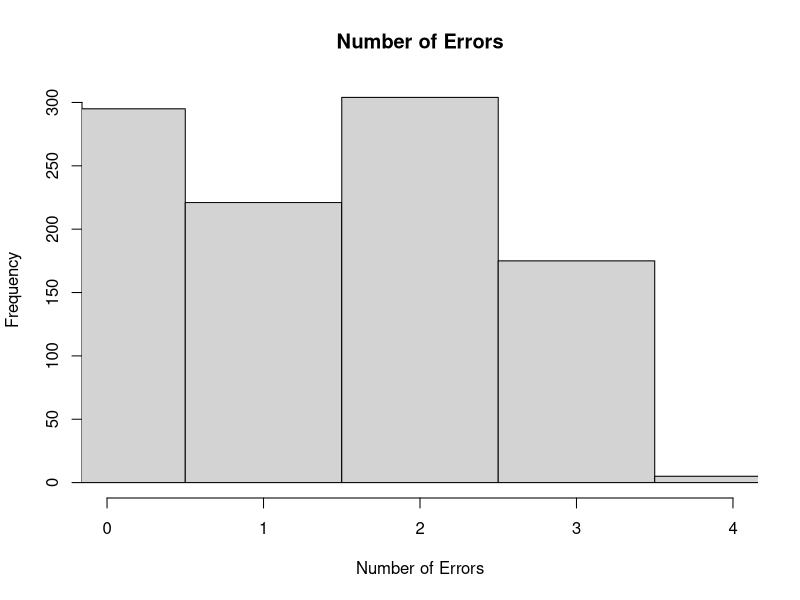
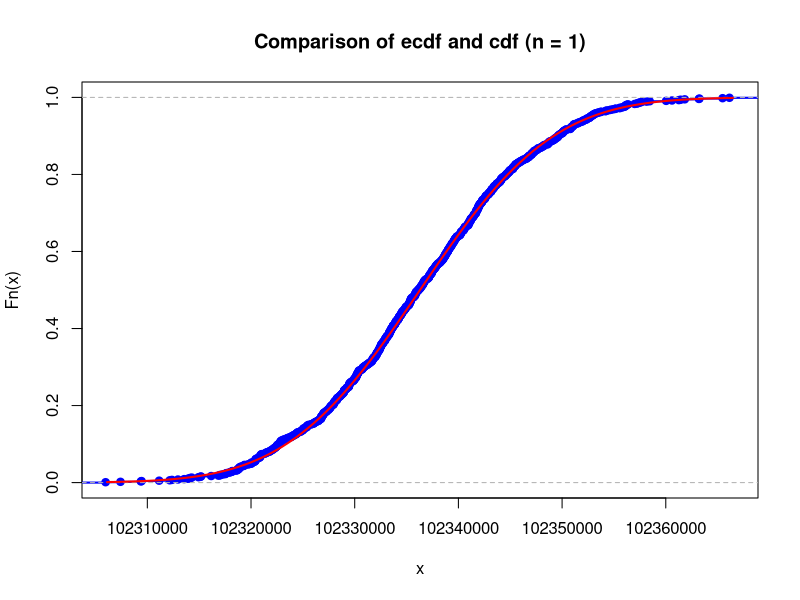
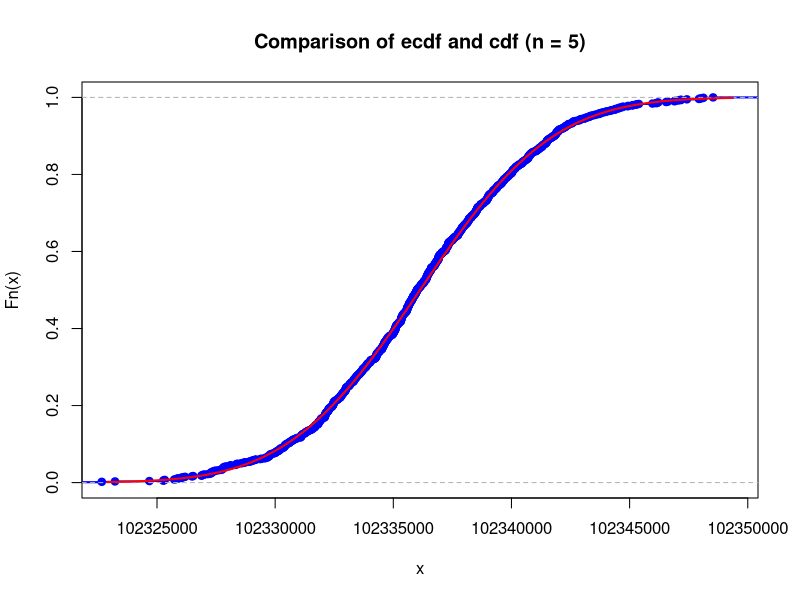
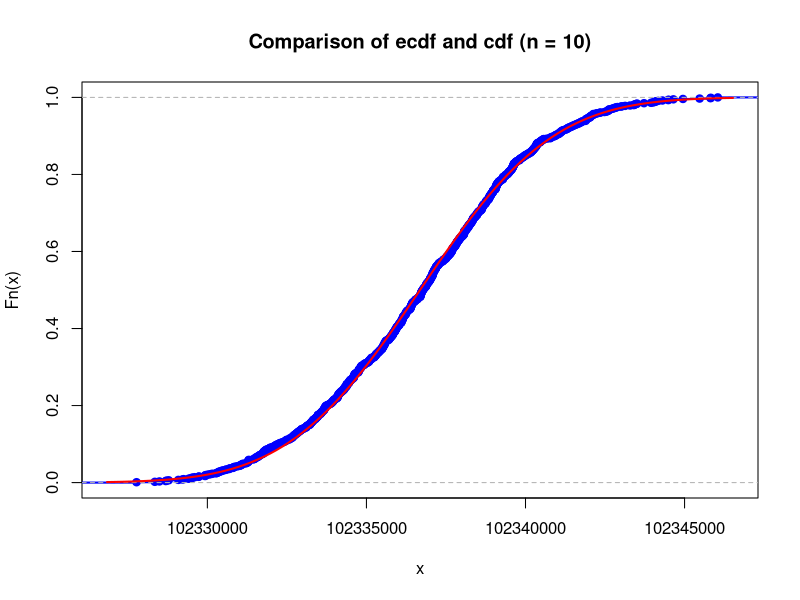
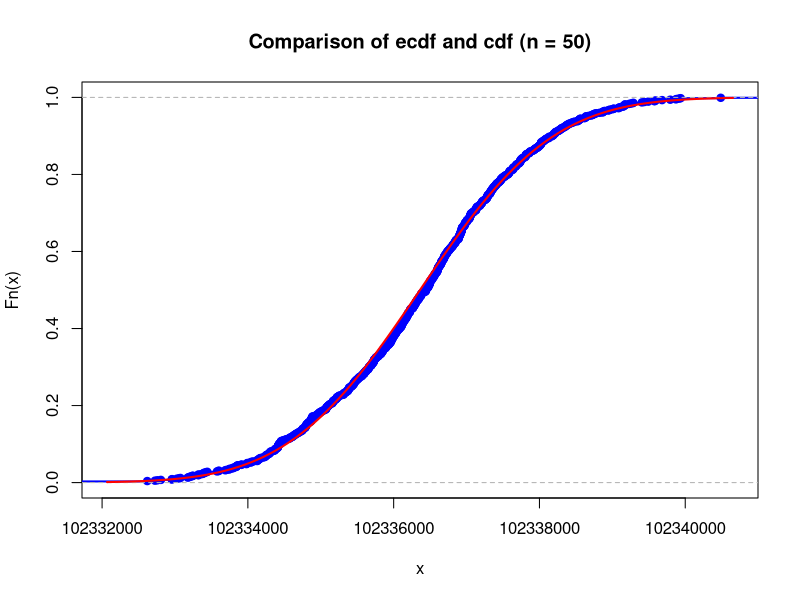
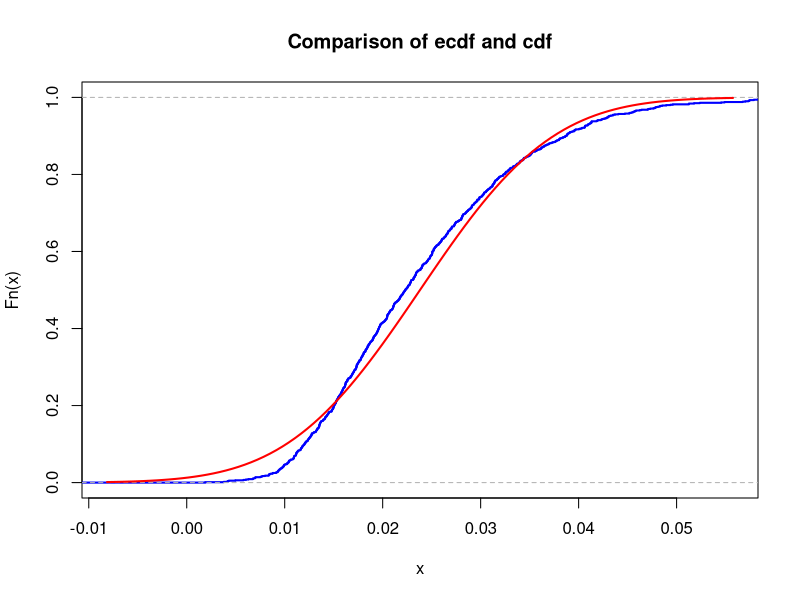

Generate these figures, in order, with R:
## ---- chunk 1
# Set the team ID to 32
id <- 32

# Set the random seed based on the team ID
set.seed(id)

# Define the probability p based on the team ID
p <- id / 100

# Define the generator matrix G
G <- matrix(c(1, 1, 1, 0, 0, 0, 0,
              1, 0, 0, 1, 1, 0, 0,
              0, 1, 0, 1, 0, 1, 0,
              1, 1, 0, 1, 0, 0, 1), nrow = 4, byrow = TRUE)

# Define the parity-check matrix H
H <- t(matrix(c(1, 0, 1, 0, 1, 0, 1,
              0, 1, 1, 0, 0, 1, 1,
              0, 0, 0, 1, 1, 1, 1), nrow = 3, byrow = TRUE))

# Print the matrices if needed
cat("Matrix G:\n")
print(G)
# G
cat("The matrix H is: \n") 
print(H)
cat("The product GH must be zero: \n")
result <- (G %*% H) %% 2
print(result)
## ---- chunk 2
# Function to generate N random 4-bit messages
# Args:
#   N: Number of messages to generate
# Returns:
#   A matrix where each row represents a 4-bit message
N <- 1000
message_generator <- function(N) {
  # Generate a matrix of random 0s and 1s to represent messages
  # Each message is a 4-bit binary sequence
  messages <- matrix(sample(c(0, 1), 4 * N, replace = TRUE), nrow = N)
  
  # Return the matrix of generated messages
  return(messages)
}

# Example usage:
# Generate 100 random 4-bit messages
messages <- message_generator(N)
# 'codewords' contains the 7-bit codewords resulting from encoding the 4-bit messages
# using the generator matrix G of the [7,4] Hamming code. These codewords are designed
# for reliable data transmission with error detection and correction capabilities.
# Each row of 'codewords' represents an encoded message ready for transmission.

codewords <- (messages %*% G) %% 2
## ---- chunk 3
# Set the probability of errors
p <- 0.32  # Replace with your desired error probability

# generate_errors is a function that generates random errors based on the given probability p. It iterates through each element of a matrix (in this case, the codewords matrix) and introduces errors with a probability p. A value of 1 represents an error, and 0 represents no error.
generate_errors <- function(matrix, p) {
 errors <- matrix(0, nrow(matrix), ncol(matrix))  # Initialize an errors matrix
 for (i in 1:nrow(matrix)) {
    for (j in 1:ncol(matrix)) {
      # Generate a random number and introduce an error with probability p
      if (runif(1) < p) {
        errors[i, j] <- 1  # 1 represents an error
      }
    }
  }
  return(errors)
}

# Generate errors based on the probability p
errors <- generate_errors(codewords, p)

# transmit_messages is a function that simulates the transmission of codewords by adding the generated errors. It takes the original codewords and the errors as input, applies the modulo-2 operation, and returns the received messages.

transmit_messages <- function(codewords, errors) {
  received <- (codewords + errors) %% 2
  return(received)
}

# Generate received messages by simulating transmission
received <- transmit_messages(codewords, errors)
## ---- chunk 4
decoded_messages <- matrix(0, nrow(received), 4)
# Iterate through each received message and calculate the syndrome vector
for (i in 1:nrow(received)) {
  # Extract the i-th received message
  received_message <- received[i, ]

  # Calculate the syndrome vector for the i-th received message
  syndrome <- (received_message %*% H) %% 2
  

  # Check if errors have occurred
  if (sum(syndrome) > 0) {
    # Error correction: Identify the position of the error
    error_position <- syndrome[1] + 2 * syndrome[2] + 4 * syndrome[3]

    # Correct the error
        received[i, error_position] <- 1 - received[i, error_position]
  }

  # Decode the received message
  decoded_message <- received[i,c(3,5,6,7)]
  decoded_messages[i, ] <- decoded_message
}
## ---- chunk 5
# Assuming 'messages_matrix' is your 100x4 matrix of messages, and 'decoded_matrix' is your 100x4 matrix of decoded messages

# Initialize a counter for the number of matching pairs
matching_pairs <- sum(apply(decoded_messages - messages, 1, sum) == 0)
probability_correct_decoding <- matching_pairs/N
check <-  (1 - p)^4 + p*(1-p)^3 # The 'check' variable is used to estimate the probability of correctly receiving
# a 4-bit message. It considers two scenarios:
# 1. (1 - p)^4: The probability that all four bits remain uncorrupted,
# indicating no errors in the 4-bit message.
# 2. p * (1 - p)^3: The probability that exactly one bit is corrupted (single error)
# while the other three bits remain uncorrupted.

cat("Number of matching pairs:", matching_pairs, "\n")
cat("Probability of correct decoding:", probability_correct_decoding, "\n")
cat("Probability of correct decoding p*", check, "\n")
## ---- chunk 6
z_score <- qnorm(0.975) # 95% confidence level

# Calculate the standard error
SE <- sqrt(probability_correct_decoding * (1 - probability_correct_decoding) / N)

# Calculate the margin of error
margin_of_error <- z_score * SE

# Calculate the confidence interval
confidence_interval <- c(probability_correct_decoding - margin_of_error, probability_correct_decoding + margin_of_error)

cat("Margin of error:", margin_of_error)
cat("95% Confidence Interval:", confidence_interval, "\n")

## ---- chunk 7
# Assuming 'probability_correct_decoding' is the estimated probability of correct decoding
epsilon <- 0.03 # Margin of error

# Calculate the minimum required sample size
min_sample_size <- ceiling((z_score^2 * probability_correct_decoding * (1 - probability_correct_decoding)) / epsilon^2)

cat("Minimum required sample size:", min_sample_size, "\n")

## ---- chunk 8
# Calculate the absolute differences between decoded messages and original messages
absolute_diff = abs(decoded_messages - messages)

# The 'absolute_diff' variable contains the absolute differences between each bit
# in the decoded messages and the corresponding bits in the original messages.
# This helps quantify the errors in each decoded message.

# Calculate the total number of errors in each decoded message
num_errors <- apply(absolute_diff, 1, sum)

# The 'num_errors' variable represents the total number of errors in each decoded message.
# It sums up the absolute differences, giving the count of errors in each message.

# Create a histogram to visualize the distribution of error counts
hist(num_errors, breaks = seq(-0.5, 4.5, by = 1), 
     main = "Number of Errors",
     xlab = "Number of Errors", 
     ylab = "Frequency",
     xlim = c(0, 4))

# This code generates a histogram that shows the distribution of the counts of errors
# in the decoded messages. The histogram helps analyze how frequently different
# numbers of errors occur in the decoding process, allowing an assessment of the
# error-correcting capability of the code.

## ---- chunk 9
set.seed(32)

# const
m <- 32 * 10^(-6)
T_years <- 30.1
molar_mass <- 136.9070895
seconds_per_year <- 31557600
avogadro_const <- 6 * 10^23

# calculate
lambda <- log(2, base=exp(1)) / (T_years * seconds_per_year)
N <- (m / molar_mass) * avogadro_const
mu_poisson <- N * lambda

## ---- chunk 10
set.seed(32)

K <- 1e3
# n <- 1
# n <- 5
# n <- 10
# n <- 50

for (n in c(1, 5, 10, 50)) {
  sampe_mean <- mean(rpois(n*K, lambda = mu_poisson))
  
  sample_means <- colMeans(matrix(rpois(n*K, lambda = mu_poisson), nrow=n)) # a vector with the mean values for each column (piece of material)
  
  # Identify μ and σ² for the normal distribution
  mean_norm <- mean(sample_means)
  sd_norm <- sd(sample_means)
  
  # Generate the normal distribution c.d.f.
  cdf_norm <- pnorm(n*K, mean_norm, sd_norm)
  
  # Compute the empirical cumulative distribution function (e.c.d.f.)
  ecdf_ <- ecdf(sample_means)
  
  # Calculate the maximal difference
  x_values <- seq(mean_norm - 3 * sd_norm, mean_norm + 3 * sd_norm, length.out = 1000)
  cdf_xval <- pnorm(x_values, mean = mean_norm, sd = sd_norm)
  ecdf_xval <- ecdf_(x_values)
  
  differences <- abs(cdf_xval - ecdf_xval)
  max_difference <- max(differences)
  mean_difference <- mean(differences)
  
  xlims <- c(mean_norm - 3 * sd_norm, mean_norm + 3 * sd_norm) # center the plot around the mean
  plot(ecdf_, 
       xlim = xlims,
       ylim = c(0,1),
       col = "blue",
       lwd = 2,
       main = sprintf("Comparison of ecdf and cdf (n = %d)", n))
  curve(pnorm(x, mean_norm, sd_norm), col = "red", lwd = 2, add = TRUE) # adds the CDF of a normal distribution N(mu, sigma)
  
  print("Max. difference:")
  print(max_difference)
  print("Mean difference:")
  print(mean_difference)
}

## ---- chunk 11
critical_value <- 8e8
max_n <- 50
K <- 1e3
max_n_below_critical_value <- 0
for (j in 1:max_n) {
    n <- j
    sum <- colSums(matrix(rpois(n * K, lambda = mu_poisson), nrow = n))
    emp_probability <- length(sum[sum < critical_value]) / K
    if (emp_probability > 0.95) {
      max_n_below_critical_value <- n
    }
}
print("Maximum n (before getting the critical value):")
print(max_n_below_critical_value)
## ---- chunk 12
set.seed(32)
team_number = 32
nu1 <- team_number + 10
K <- 1e3
n <- 5
sample_means <- colMeans(matrix(rexp(n*K, rate = nu1), nrow=n))
## ---- chunk 13
mu <- 1 / nu1
sigma <- 1 / (sqrt(n) * nu1)
## ---- chunk 14
xlims <- c(mu-3*sigma,mu+3*sigma)
Fs <- ecdf(sample_means)
plot(Fs, 
     xlim = xlims, 
     col = "blue",
     lwd = 2,
     main = "Comparison of ecdf and cdf")
curve(pnorm(x, mean = mu, sd = sigma), col = "red", lwd = 2, add = TRUE)
## ---- chunk 15
# Calculate the maximal difference between the two CDFs
x <- seq(0,.1,by=.0001)
Fs <- ecdf(sample_means)
max_difference = max(abs(Fs(x) - pnorm(x, mean = mu, sd = sigma)))

# Print the maximal difference
cat("Maximal Difference:", max_difference, "\n")

## ---- chunk 16
calc_cases <- function(n) {
  sample_means <- colMeans(matrix(rexp(n*K, rate = nu1), nrow=n))
  sigma <- mu / sqrt(n)
  
  x <- seq(0,.1,by=.0001)
  Fs <- ecdf(sample_means)
  max_difference = max(abs(Fs(x) - pnorm(x, mean = mu, sd = sigma)))
  
  return (max_difference)
}

cat("n = 5: ", calc_cases(5), "\n")
cat("n = 10: ", calc_cases(10), "\n")
cat("n = 50: ", calc_cases(50), "\n")

## ---- chunk 17
sum(rexp(100, rate=2*42))

## ---- chunk 18
# Let K = 100000
row_sum = rowSums(matrix(rexp(100*100000, rate = 2*42), nrow=100000))
## ---- chunk 19
row_sum_ecdf <- ecdf(row_sum)
safe <- 1 - row_sum_ecdf(1)
cat("Probability that the location is safe", safe)

